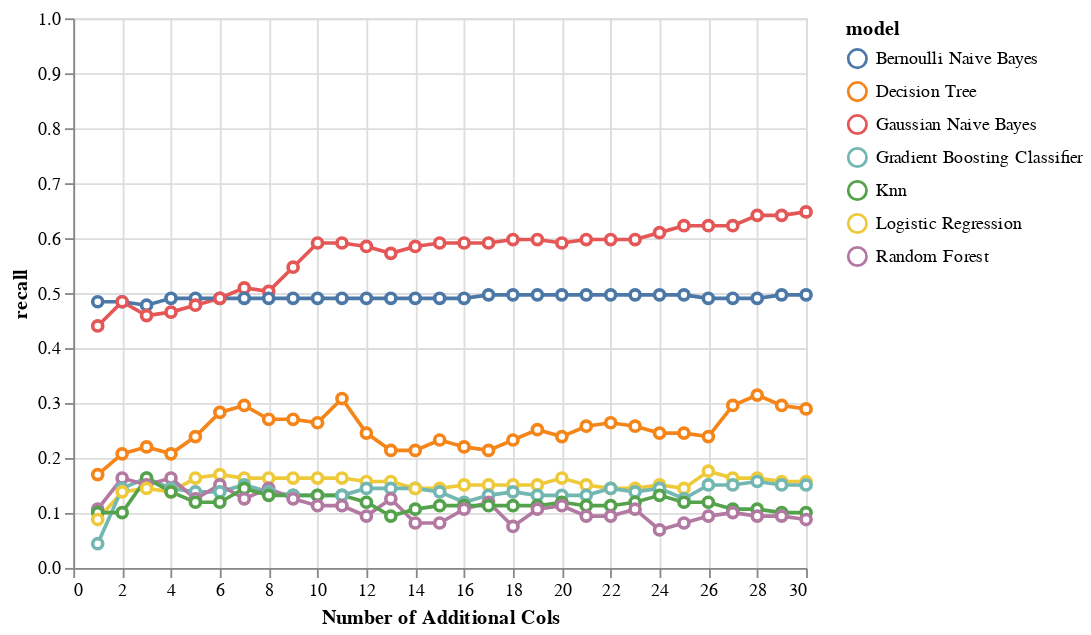

Notebook code for this chart:
### Markdown cell above
The chart below shows the incremental value of adding new features when looking at recall of the positive class only. This tells a slightly different story where there is a lot of improvement to the recall as we keep adding features. We notice the precision declines slightly, but ultimately we believe the gain of recall merits keeping the majority of the additional features identified.

### Code cell
perf_subset = perf_by_additional_n_cols_matrix_v1[
    (perf_by_additional_n_cols_matrix_v1['grouping'] == "Depressed (Yes)") &
    (perf_by_additional_n_cols_matrix_v1['additional_col_method'] == "corr_to_mdd_subset_data_v2")
]


alt.Chart(perf_subset).mark_line(
       point={
         "filled": False,
         "fill": "white"
       }
).encode(
    x = alt.X('addl_cols', title="Number of Additional Cols"),
    y = alt.Y('recall', scale=alt.Scale(domain=[0, 1])),
    color = 'model'
)

### Figure 1 — Vega-Lite specification as saved in the notebook (floating-point values rounded to 4 significant figures; data arrays with more than 128 entries replaced by an {"elided": "..."} marker saying what was removed)
{"config": {"view": {"continuousWidth": 400, "continuousHeight": 300}}, "data": {"name": "data-9edc5a52d44f1876424d35e8672dccc0"}, "mark": {"type": "line", "point": {"filled": false, "fill": "white"}}, "encoding": {"color": {"field": "model", "type": "nominal"}, "x": {"field": "addl_cols", "title": "Number of Additional Cols", "type": "quantitative"}, "y": {"field": "recall", "scale": {"domain": [0, 1]}, "type": "quantitative"}}, "$schema": "https://vega.github.io/schema/vega-lite/v4.17.0.json", "datasets": {"data-9edc5a52d44f1876424d35e8672dccc0": {"elided": "210 records"}}}
